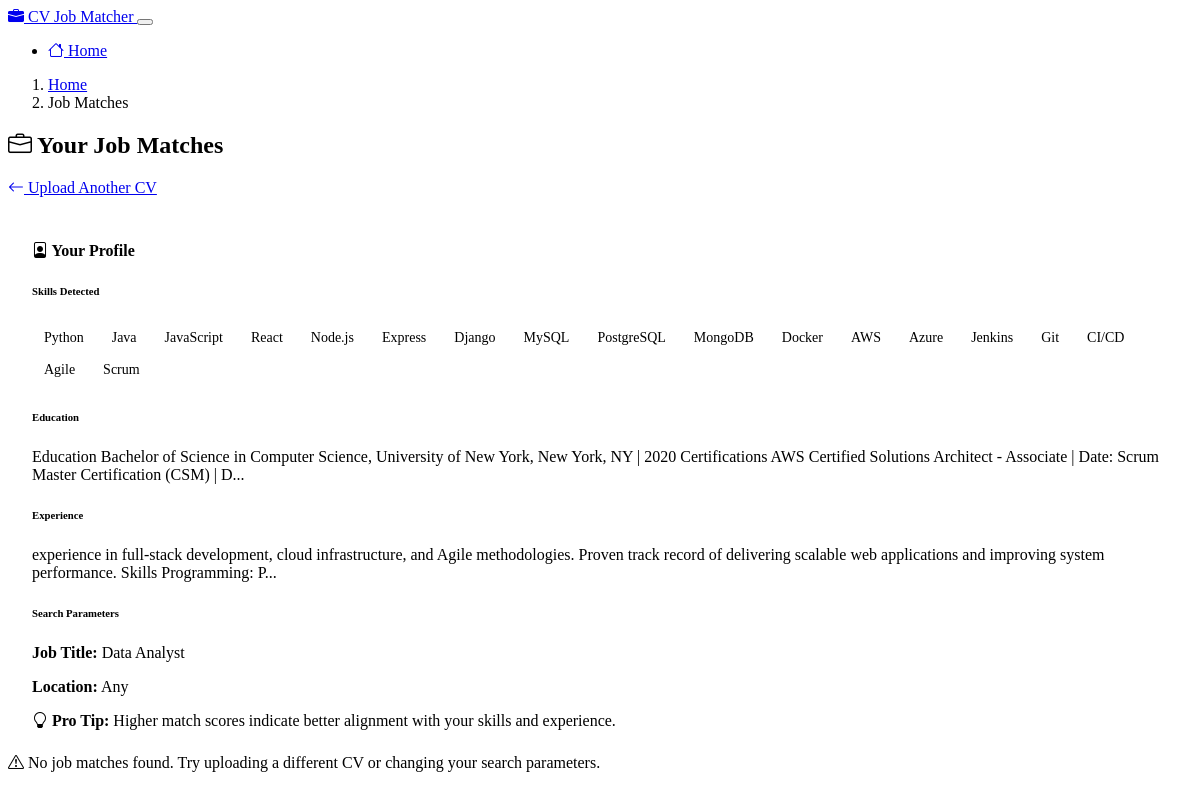
Screenshot of /results/6 with the database file from the repository.
### models.py (models this page shows, shortened)
class Resume(db.Model):
    id = db.Column(db.Integer, primary_key=True)
    filename = db.Column(db.String(255), nullable=False)
    original_filename = db.Column(db.String(255), nullable=False)
    upload_date = db.Column(db.DateTime, default=datetime.utcnow)
    raw_text = db.Column(db.Text)
    skills = db.Column(db.Text)
    education = db.Column(db.Text)
    experience = db.Column(db.Text)
    job_title = db.Column(db.String(255))
    location = db.Column(db.String(255))
    def skills_list(self):
        if self.skills:
            return [skill.strip() for skill in self.skills.split(',')]
        return []

### routes.py (the view)
@app.route('/results/<int:resume_id>')
def results(resume_id):
    resume = Resume.query.get_or_404(resume_id)
    job_matches = JobMatch.query.filter_by(resume_id=resume_id).order_by(JobMatch.score.desc()).all()
    return render_template(
        'results.html',
        resume=resume,
        job_matches=job_matches,
        skills=resume.skills_list()
    )

### templates/results.html
{% extends "layout.html" %}
{% block content %}
<div class="row mt-4">
    <div class="col-md-12 mb-4">
        <nav aria-label="breadcrumb">
            <ol class="breadcrumb">
                <li class="breadcrumb-item"><a href="{{ url_for('index') }}">Home</a></li>
                <li class="breadcrumb-item active" aria-current="page">Job Matches</li>
            </ol>
        </nav>
        <div class="d-flex justify-content-between align-items-center">
            <h2><i class="bi bi-briefcase"></i> Your Job Matches</h2>
            <a href="{{ url_for('index') }}" class="btn btn-outline-secondary">
                <i class="bi bi-arrow-left"></i> Upload Another CV
            </a>
        </div>
    </div>
</div>
<div class="row">
    <div class="col-md-4 mb-4">
        <div class="resume-summary shadow-sm sticky-top" style="top: 20px;">
            <h4><i class="bi bi-file-person"></i> Your Profile</h4>
            <div class="mb-3">
                <h6>Skills Detected</h6>
                <div>
                    {% if skills %}
                        {% for skill in skills %}
                            <span class="skill-tag">{{ skill }}</span>
                        {% endfor %}
                    {% else %}
                        <p class="text-muted">No specific skills detected</p>
                    {% endif %}
                </div>
            </div>
            {% if resume.education %}
            <div class="mb-3">
                <h6>Education</h6>
                <p class="text-break" style="max-height: 150px; overflow-y: auto;">
                    {{ resume.education[:200] }}{% if resume.education|length > 200 %}...{% endif %}
                </p>
            </div>
            {% endif %}
            {% if resume.experience %}
            <div class="mb-3">
                <h6>Experience</h6>
                <p class="text-break" style="max-height: 150px; overflow-y: auto;">
                    {{ resume.experience[:200] }}{% if resume.experience|length > 200 %}...{% endif %}
                </p>
            </div>
            {% endif %}
            <div class="mt-3">
                <h6>Search Parameters</h6>
                <p class="mb-1">
                    <strong>Job Title:</strong>
                    {% if resume.job_title %}{{ resume.job_title }}{% else %}<span class="text-muted">Auto-detected</span>{% endif %}
                </p>
                <p class="mb-0">
                    <strong>Location:</strong>
                    {% if resume.location %}{{ resume.location }}{% else %}<span class="text-muted">Any</span>{% endif %}
                </p>
            </div>
            <div class="alert alert-info mt-3 mb-0">
                <i class="bi bi-lightbulb"></i> <strong>Pro Tip:</strong>
                Higher match scores indicate better alignment with your skills and experience.
            </div>
        </div>
    </div>
    <div class="col-md-8">
        {% if job_matches %}
            <div class="mb-3">
                <p class="text-muted">Found {{ job_matches|length }} job matches based on your CV</p>
            </div>
            {% for job in job_matches %}
                {% set match_class = 'match-poor' %}
                {% if job.score >= 80 %}
                    {% set match_class = 'match-high' %}
                {% elif job.score >= 60 %}
                    {% set match_class = 'match-medium' %}
                {% elif job.score >= 40 %}
                    {% set match_class = 'match-low' %}
                {% endif %}
                <div class="card mb-4 shadow-sm job-card {{ match_class }}">
                    <div class="card-header bg-dark d-flex justify-content-between align-items-center">
                        <h5 class="mb-0">{{ job.job_title }}</h5>
                        <div class="match-score" data-score="{{ job.score }}">
                            <div class="d-flex align-items-center">
                                <span class="score-value me-2">{{ job.score }}%</span>
                                <div class="progress flex-grow-1" style="height: 10px;">
                                    <div class="progress-bar" role="progressbar" style="width: 0%;"
                                         aria-valuenow="0" aria-valuemin="0" aria-valuemax="100"></div>
                                </div>
                            </div>
                        </div>
                    </div>
                    <div class="card-body">
                        <div class="mb-3">
                            <h6>{{ job.company }}</h6>
                            <p class="mb-1">
                                <i class="bi bi-geo-alt"></i> {{ job.location or 'Location not specified' }}
                            </p>
                        </div>
                        <a class="job-description-toggle" data-job-id="{{ job.id }}">
                            <i class="bi bi-chevron-down"></i> Show Description
                        </a>
                        <div id="job-description-{{ job.id }}" class="mt-3 d-none">
                            <p class="text-break">{{ job.description or 'No description available' }}</p>
                        </div>
                    </div>
                    <div class="card-footer bg-dark">
                        {% if job.url %}
                            <a href="{{ job.url }}" target="_blank" class="btn btn-primary">
                                <i class="bi bi-box-arrow-up-right"></i> Apply Now
                            </a>
                        {% else %}
                            <button class="btn btn-secondary" disabled>
                                <i class="bi bi-exclamation-circle"></i> No Application Link
                            </button>
                        {% endif %}
                    </div>
                </div>
            {% endfor %}
        {% else %}
            <div class="alert alert-warning">
                <i class="bi bi-exclamation-triangle"></i> No job matches found. Try uploading a different CV or changing your search parameters.
            </div>
        {% endif %}
    </div>
</div>
{% endblock %}

### static/css/custom.css (style rules this page uses)
.skill-tag { display: inline-block; padding: 0.25rem 0.5rem; margin: 0.25rem; border-radius: 16px; background-color: var(--bs-dark); color: var(--bs-light); font-size: 0.875rem; }
.resume-summary { background-color: rgba(var(--bs-dark-rgb), 0.05); border-radius: 5px; padding: 1.5rem; }

### rows the page displays
Resume: education "Education Bachelor of Science in Computer Science, University of New York, New York, NY | 2020 Certifications AWS Certified Solutions Architect - Associate | Date: Scrum Master Certification (CSM) | D", experience "experience in full-stack development, cloud infrastructure, and Agile methodologies. Proven track record of delivering scalable web applications and improving system performance. Skills Programming: P", job_title "Data Analyst"

### other values shown
{{ skill }} "Python" "Java" "JavaScript" "React" "Node.js" "Express" "Django" "MySQL" "PostgreSQL" "MongoDB" "Docker" "AWS" "Azure" "Jenkins" "Git" "CI/CD" "Agile" "Scrum"
